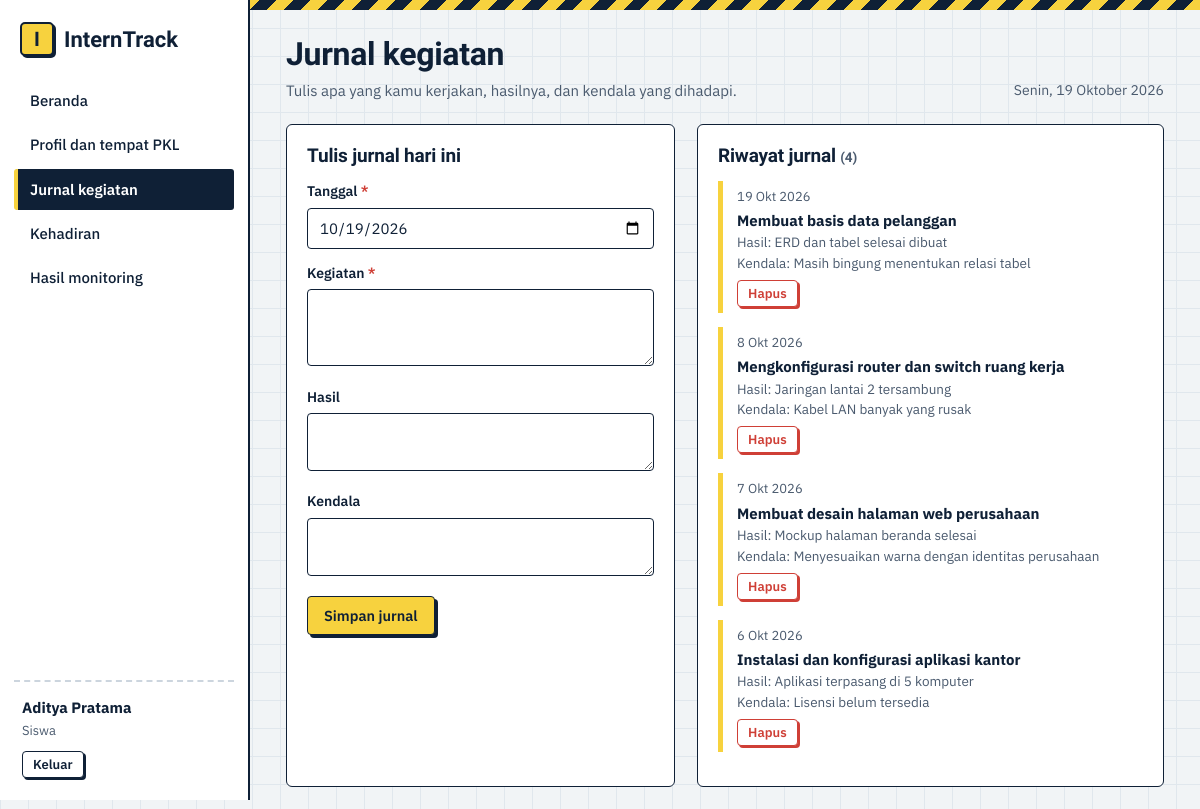
The page /siswa/jurnal.php (signed in) on the database its author committed.
### tables this page shows
CREATE TABLE penempatan (
  id INT UNSIGNED NOT NULL AUTO_INCREMENT,
  siswa_id INT UNSIGNED NOT NULL,
  perusahaan_id INT UNSIGNED NOT NULL,
  pembimbing_id INT UNSIGNED NOT NULL,
  tanggal_mulai DATE NOT NULL,
  tanggal_selesai DATE NOT NULL,
  status ENUM('Belum Mulai','Aktif','Selesai') NOT NULL DEFAULT 'Belum Mulai',
  PRIMARY KEY (id),
  UNIQUE KEY uq_penempatan_siswa (siswa_id),
  CONSTRAINT fk_pn_siswa FOREIGN KEY (siswa_id) REFERENCES siswa(id) ON DELETE CASCADE ON UPDATE CASCADE,
  CONSTRAINT fk_pn_perusahaan FOREIGN KEY (perusahaan_id) REFERENCES perusahaan(id) ON DELETE RESTRICT ON UPDATE CASCADE,
  CONSTRAINT fk_pn_pembimbing FOREIGN KEY (pembimbing_id) REFERENCES pembimbing(id) ON DELETE RESTRICT ON UPDATE CASCADE
);

CREATE TABLE siswa (
  id INT UNSIGNED NOT NULL AUTO_INCREMENT,
  user_id INT UNSIGNED NOT NULL,
  nis VARCHAR(20) NOT NULL,
  nama VARCHAR(100) NOT NULL,
  kelas VARCHAR(20) NOT NULL,
  jurusan VARCHAR(60) NOT NULL,
  no_hp VARCHAR(20) NULL,
  PRIMARY KEY (id),
  UNIQUE KEY uq_siswa_nis (nis),
  UNIQUE KEY uq_siswa_user (user_id),
  CONSTRAINT fk_siswa_user FOREIGN KEY (user_id) REFERENCES users(id) ON DELETE CASCADE ON UPDATE CASCADE
);

CREATE TABLE jurnal (
  id INT UNSIGNED NOT NULL AUTO_INCREMENT,
  siswa_id INT UNSIGNED NOT NULL,
  tanggal DATE NOT NULL,
  kegiatan TEXT NOT NULL,
  hasil TEXT NULL,
  kendala TEXT NULL,
  created_at TIMESTAMP NOT NULL DEFAULT CURRENT_TIMESTAMP,
  PRIMARY KEY (id),
  KEY idx_jurnal_tanggal (tanggal),
  CONSTRAINT fk_jurnal_siswa FOREIGN KEY (siswa_id) REFERENCES siswa(id) ON DELETE CASCADE ON UPDATE CASCADE
);

### config/db.php (called while the page is built, shortened)
<?php
function db(): PDO
{
    static $pdo = null;
    if ($pdo === null) {
        try {
            $pdo = new PDO(
                'mysql:host=' . DB_HOST . ';dbname=' . DB_NAME . ';charset=utf8mb4',
                DB_USER,
                DB_PASS,
                [PDO::ATTR_ERRMODE => PDO::ERRMODE_EXCEPTION, PDO::ATTR_DEFAULT_FETCH_MODE => PDO::FETCH_ASSOC]
            );
        } catch (PDOException $ex) {
            die('Koneksi database gagal. Pastikan MySQL menyala dan database "interntrack" sudah diimpor. Detail: ' . htmlspecialchars($ex->getMessage()));
        }
    }
    return $pdo;
}

### siswa/jurnal.php (the view, shortened to what this page needs)
<?php
require_once __DIR__ . '/../config/helpers.php';
$pdo = db();
$me = siswa_saya();
$err = []; $in = ['tanggal' => date('Y-m-d'), 'kegiatan' => '', 'hasil' => '', 'kendala' => ''];
$st = $pdo->prepare('SELECT * FROM jurnal WHERE siswa_id=? ORDER BY tanggal DESC, id DESC'); $st->execute([$me['id']]); $rows = $st->fetchAll();
layout_start('Jurnal kegiatan', 'jurnal', 'Tulis apa yang kamu kerjakan, hasilnya, dan kendala yang dihadapi.');
?>
<div class="grid2" style="grid-template-columns:1fr 1.2fr">
<form class="card" method="post" novalidate data-validate>
  <h2>Tulis jurnal hari ini</h2>
  <?= field('tanggal', 'Tanggal', $in['tanggal'], $err, 'date', ['required' => 'required', 'max' => date('Y-m-d')]) ?>
  <?= textarea_field('kegiatan', 'Kegiatan', $in['kegiatan'], $err, true, 3) ?>
  <?= textarea_field('hasil', 'Hasil', $in['hasil'], $err, false, 2) ?>
  <?= textarea_field('kendala', 'Kendala', $in['kendala'], $err, false, 2) ?>
  <button class="btn" type="submit">Simpan jurnal</button>
</form>
<section class="card"><h2>Riwayat jurnal <span class="note">(<?= count($rows) ?>)</span></h2>
  <?php if (!$rows): ?><div class="empty">Belum ada jurnal. Isi formulir di samping untuk memulai.</div><?php endif;
  foreach ($rows as $r): ?>
  <div class="entry"><div class="meta"><?= tgl($r['tanggal']) ?></div><strong><?= e($r['kegiatan']) ?></strong>
    <div class="note">Hasil: <?= e($r['hasil'] ?: '-') ?><br>Kendala: <?= e($r['kendala'] ?: '-') ?></div>
    <form method="post" data-confirm="Hapus jurnal tanggal <?= tgl($r['tanggal']) ?>?" style="margin-top:6px"><button class="btn sm danger" type="submit">Hapus</button></form></div>
  <?php endforeach; ?></section>
</div>
<?php layout_end();

### config/helpers.php (shortened to what this page needs)
<?php
require_once __DIR__ . '/db.php';
function e($v): string { return htmlspecialchars((string) $v, ENT_QUOTES, 'UTF-8'); }
function url(string $p = ''): string { return BASE . '/' . ltrim($p, '/'); }
function user(): ?array { return $_SESSION['user'] ?? null; }
function home_for(string $role): string { return $role === 'siswa' ? 'siswa/index.php' : 'admin/index.php'; }
function tgl($d): string
{
    $b = ['', 'Jan', 'Feb', 'Mar', 'Apr', 'Mei', 'Jun', 'Jul', 'Agu', 'Sep', 'Okt', 'Nov', 'Des'];
    $t = strtotime($d);
    return date('j', $t) . ' ' . $b[(int) date('n', $t)] . ' ' . date('Y', $t);
}
function hari_ini_panjang(): string
{
    $h = ['Minggu', 'Senin', 'Selasa', 'Rabu', 'Kamis', 'Jumat', 'Sabtu'];
    $b = ['', 'Januari', 'Februari', 'Maret', 'April', 'Mei', 'Juni', 'Juli', 'Agustus', 'September', 'Oktober', 'November', 'Desember'];
    return $h[(int) date('w')] . ', ' . date('j') . ' ' . $b[(int) date('n')] . ' ' . date('Y');
}
function siswa_saya(): array
{
    $st = db()->prepare("SELECT s.*, pn.status, pn.tanggal_mulai, pn.tanggal_selesai,
            pr.nama AS perusahaan, pr.alamat AS pr_alamat, pr.bidang AS pr_bidang, pr.kontak AS pr_kontak,
            pb.nama AS pembimbing, pb.no_hp AS pb_hp
        FROM siswa s
        LEFT JOIN penempatan pn ON pn.siswa_id = s.id
        LEFT JOIN perusahaan pr ON pr.id = pn.perusahaan_id
        LEFT JOIN pembimbing pb ON pb.id = pn.pembimbing_id
        WHERE s.user_id = ?");
    $st->execute([user()['id']]);
    $r = $st->fetch();
    return $r;
}
function field(string $name, string $label, $val = '', array $err = [], string $type = 'text', array $attr = []): string
{
    $a = '';
    foreach ($attr as $k => $v) { $a .= ' ' . $k . '="' . e($v) . '"'; }
    $req = isset($attr['required']) ? ' <abbr title="wajib diisi">*</abbr>' : '';
    return '<div class="field' . (isset($err[$name]) ? ' err' : '') . '"><label for="' . $name . '">' . e($label) . $req . '</label>'
        . '<input id="' . $name . '" name="' . $name . '" type="' . $type . '" value="' . e($val) . '" data-label="' . e($label) . '"' . $a . '>'
        . (isset($err[$name]) ? '<div class="msg-err">' . e($err[$name]) . '</div>' : '') . '</div>';
}
function textarea_field(string $name, string $label, $val = '', array $err = [], bool $required = false, int $rows = 3): string
{
    $req = $required ? ' <abbr title="wajib diisi">*</abbr>' : '';
    return '<div class="field' . (isset($err[$name]) ? ' err' : '') . '"><label for="' . $name . '">' . e($label) . $req . '</label>'
        . '<textarea id="' . $name . '" name="' . $name . '" rows="' . $rows . '" data-label="' . e($label) . '"' . ($required ? ' required' : '') . '>' . e($val) . '</textarea>'
        . (isset($err[$name]) ? '<div class="msg-err">' . e($err[$name]) . '</div>' : '') . '</div>';
}
function layout_start(string $title, string $active = '', string $sub = ''): void
{
    $u = user();
    $roleLabel = ['admin' => 'Admin', 'pembimbing' => 'Guru pembimbing', 'siswa' => 'Siswa'][$u['role']] ?? '';
    if ($u['role'] === 'siswa') {
        $nav = [['Beranda', 'siswa/index.php', 'beranda'], ['Profil dan tempat PKL', 'siswa/profil.php', 'profil'],
            ['Jurnal kegiatan', 'siswa/jurnal.php', 'jurnal'], ['Kehadiran', 'siswa/absensi.php', 'absensi'],
            ['Hasil monitoring', 'siswa/monitoring.php', 'monitoring']];
    }
    ?><!DOCTYPE html>
<html lang="id">
<head>
<link rel="stylesheet" href="<?= url('assets/css/style.css') ?>">
</head>
<body>
<div class="app">
  <aside class="side">
    <a class="brand" href="<?= url(home_for($u['role'])) ?>"><span class="mark">I</span><span>InternTrack</span></a>
    <nav class="nav">
      <?php foreach ($nav as $n): ?>
        <a href="<?= url($n[1]) ?>"<?= $n[2] === $active ? ' class="on"' : '' ?>><?= e($n[0]) ?></a>
      <?php endforeach; ?>
    </nav>
    <div class="who">
      <strong><?= e($u['nama']) ?></strong>
      <span><?= e($roleLabel) ?></span>
      <a class="btn sm ghost" href="<?= url('auth/logout.php') ?>">Keluar</a>
    </div>
  </aside>
  <main class="main">
    <div class="stripe"></div>
    <header class="pagehead">
      <div>
        <h1><?= e($title) ?></h1>
        <?php if ($sub !== ''): ?><p class="sub"><?= e($sub) ?></p><?php endif; ?>
      </div>
      <div class="today no-print"><?= e(hari_ini_panjang()) ?></div>
    </header>
<?php
}
function layout_end(): void
{
    ?>
  </main>
</div>
</body>
</html>
<?php
}

### assets/css/style.css (style rules this page uses)
:root { --paper:#f1f4f6; --grid:#e0e7ed; --ink:#0f2036; --ink2:#4a5a6e; --hv:#f7d23e; --blue:#2b59e0; --ok:#1f8f5f; --warn:#d9770d; --bad:#cf3f36; --line:#ccd5de; --soft:#e8edf2; --f-head:'Bricolage Grotesque','Segoe UI',system-ui,sans-serif; --f-body:'IBM Plex Sans','Segoe UI',system-ui,sans-serif; }
* { box-sizing:border-box }
html { scroll-padding-top:16px }
body { margin:0;font:15px/1.55 var(--f-body);color:var(--ink);background-color:var(--paper); background-image:linear-gradient(var(--grid) 1px,transparent 1px),linear-gradient(90deg,var(--grid) 1px,transparent 1px); background-size:28px 28px }
h1,h2,h3 { font-family:var(--f-head);margin:0;line-height:1.15;letter-spacing:-.01em }
h1 { font-size:32px;font-weight:800 }
h2 { font-size:19px;font-weight:700 }
a { color:var(--blue) }
abbr { text-decoration:none;color:var(--bad) }
.stripe { height:10px;background:repeating-linear-gradient(-45deg,var(--hv) 0 12px,var(--ink) 12px 24px) }
.app { display:grid;grid-template-columns:250px 1fr;min-height:100vh }
.side { background:#fff;border-right:2px solid var(--ink);display:flex;flex-direction:column;padding:22px 14px;position:sticky;top:0;height:100vh }
.brand { display:flex;align-items:center;gap:10px;font:800 22px var(--f-head);color:var(--ink);text-decoration:none;margin:0 6px 24px }
.mark { display:inline-grid;place-items:center;width:34px;height:34px;background:var(--hv);border:2px solid var(--ink);border-radius:5px;box-shadow:2px 2px 0 var(--ink);font-size:20px }
.nav { display:flex;flex-direction:column;gap:3px;overflow:auto }
.nav a { padding:9px 12px;border-left:4px solid transparent;border-radius:3px;color:var(--ink);text-decoration:none;font-weight:500 }
.nav a.on { background:var(--ink);color:#fff;border-left-color:var(--hv);font-weight:600 }
.who { margin-top:auto;padding:14px 8px 0;border-top:2px dashed var(--line);display:flex;flex-direction:column;gap:2px;align-items:flex-start }
.who span { color:var(--ink2);font-size:13px;margin-bottom:8px }
.main { min-width:0 }
.main>*:not(.stripe) { margin-left:36px;margin-right:36px }
.pagehead { display:flex;justify-content:space-between;align-items:flex-end;gap:16px;margin-top:26px;margin-bottom:22px }
.sub { margin:6px 0 0;color:var(--ink2);max-width:62ch }
.today { color:var(--ink2);font-size:14px;white-space:nowrap }
.card { background:#fff;border:1.5px solid var(--ink);border-radius:6px;padding:20px;margin-bottom:22px }
.card>h2 { margin-bottom:14px }
.grid2 { display:grid;grid-template-columns:1fr 1fr;gap:22px }
.btn { display:inline-flex;align-items:center;justify-content:center;gap:6px;padding:9px 16px;border:1.5px solid var(--ink);border-radius:4px;background:var(--hv);color:var(--ink); font:600 14.5px var(--f-body);cursor:pointer;text-decoration:none;box-shadow:3px 3px 0 var(--ink);transition:transform .08s,box-shadow .08s }
.btn.ghost { background:#fff }
.btn.danger { background:#fff;color:var(--bad);border-color:var(--bad);box-shadow:3px 3px 0 var(--bad) }
.btn.sm { padding:4px 10px;font-size:13px;box-shadow:2px 2px 0 var(--ink) }
.btn.sm.danger { box-shadow:2px 2px 0 var(--bad) }
.field { margin-bottom:14px;position:relative }
.field label { display:block;font-weight:600;font-size:14px;margin-bottom:5px }
input,select,textarea { width:100%;padding:9px 11px;border:1.5px solid var(--ink);border-radius:4px;background:#fff;font:15px var(--f-body);color:var(--ink) }
textarea { resize:vertical }
.note { color:var(--ink2);font-size:13.5px }
.entry { border-left:5px solid var(--hv);padding:6px 0 6px 14px;margin-bottom:14px }
.entry .meta { color:var(--ink2);font-size:13px;margin-bottom:2px }

### rows shown on the page
penempatan: siswa.nama "Aditya Pratama"
jurnal: tanggal "19 Okt 2026", kegiatan "Membuat basis data pelanggan", hasil "ERD dan tabel selesai dibuat", kendala "Masih bingung menentukan relasi tabel"
jurnal: tanggal "8 Okt 2026", kegiatan "Mengkonfigurasi router dan switch ruang kerja", hasil "Jaringan lantai 2 tersambung", kendala "Kabel LAN banyak yang rusak"
jurnal: tanggal "7 Okt 2026", kegiatan "Membuat desain halaman web perusahaan", hasil "Mockup halaman beranda selesai", kendala "Menyesuaikan warna dengan identitas perusahaan"
jurnal: tanggal "6 Okt 2026", kegiatan "Instalasi dan konfigurasi aplikasi kantor", hasil "Aplikasi terpasang di 5 komputer", kendala "Lisensi belum tersedia"

### other values the page prints
$n[0] "Beranda"
$n[0] "Profil dan tempat PKL"
$n[0] "Jurnal kegiatan"
$n[0] "Kehadiran"
$n[0] "Hasil monitoring"
$roleLabel "Siswa"
$title "Jurnal kegiatan"
$sub "Tulis apa yang kamu kerjakan, hasilnya, dan kendala yang dihadapi."
hari_ini_panjang() "Senin, 19 Oktober 2026"
$label "Tanggal"
$label "Kegiatan Hasil Kendala"
count($rows) "4"
